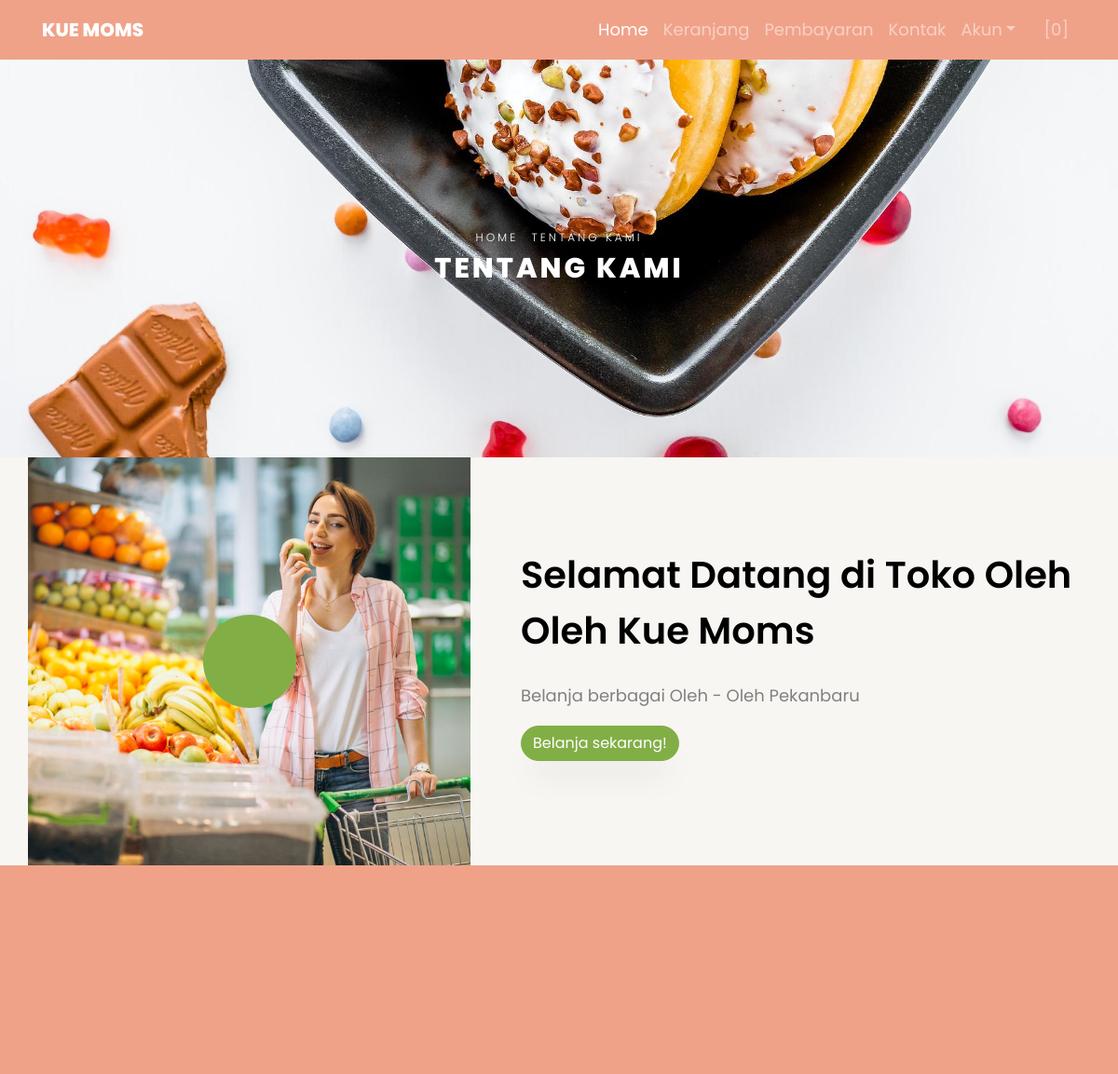
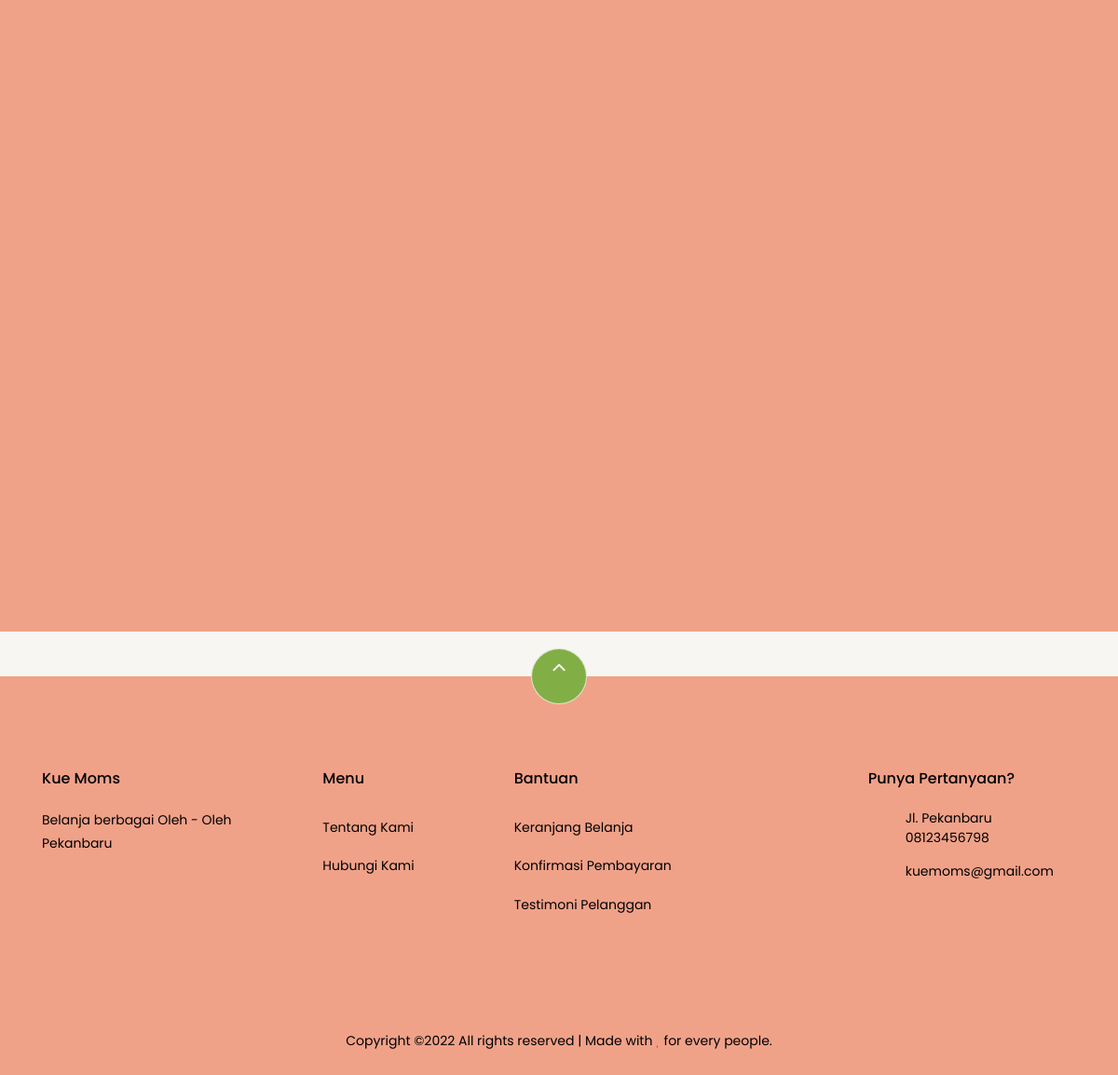
Page /index.php/pages/about on the committed database (2 pictures, top to bottom).
### tables this page shows
CREATE TABLE `settings` (
  `id` int(10) NOT NULL,
  `key` varchar(32) NOT NULL,
  `content` text NOT NULL
);

### application/helpers/themes_helper.php (called while the page is built, shortened)
<?php
if ( ! function_exists('get_theme_name'))
{
    function get_theme_name() {
        $current_theme = get_settings('current_theme_name');
        return ($current_theme) ? $current_theme : false;
    }
}
if ( ! function_exists('get_template_part'))
{
    function get_template_part($file_name = null, $params = array()) {
        if ($file_name !== '') {
            $current_theme = get_theme_name();
            if ( file_exists($file_location = VIEWPATH .'themes/'. $current_theme .'/'. $file_name .'.php')) {
                $CI =& get_instance();
                $CI->load->view('themes/'. $current_theme .'/'. $file_name, $params);
            }
            else {
                echo '<div>Kesalahan: berkas tema <b>'. $file_name .'.php</b> tidak ditemukan.<br>Lokasi berkas: <b>'. $file_location .'</b></div>';
            }
        }
    }
}
if ( ! function_exists('get_header'))
{
    function get_header($params = null, $section = '', $current_section = '') {
        $load_params = array();
        if ( is_null($params)) {
            $load_params['title'] = get_settings('site_name');
        }
        else if ( is_string($params)) {
            $load_params['title'] = $params;
        }
        $load_params['sidebar_section'] = $section;
        $load_params['current_section'] = $current_section;
        get_template_part('header', $load_params);
    }
}
if ( ! function_exists('get_footer'))
{
    function get_footer($params = array()) {
        get_template_part('footer', $params);
    }
}
if ( ! function_exists('get_theme_uri'))
{
    function get_theme_uri($file_name = null, $theme_name = NULL)
    {
        $theme_name = ($theme_name == NULL) ? get_theme_name() : $theme_name;
        return is_null($file_name) ? base_url('assets/themes/'. $theme_name .'/') : base_url('assets/themes/'. $theme_name .'/'. $file_name) ;
    }
}

### application/controllers/Pages.php (called while the page is built, shortened)
<?php
class Pages extends CI_Controller {
    public function about()
    {
        $params['reviews'] = $this->review->get_all_reviews();
        get_header(get_store_name());
        get_template_part('pages/about', $params);
        get_footer();
    }
}

### index.php (called while the page is built, shortened)
<?php
require_once BASEPATH . 'core/CodeIgniter.php';

### application/helpers/global_helper.php (called while the page is built, shortened)
<?php
if (!function_exists('get_settings')) {
    function get_settings($key = '')
    {
        $CI = &get_instance();
        $row = $CI->db
            ->select('content')
            ->where('key', $key)
            ->get('settings')
            ->row();
        return $row->content;
    }
}
if (!function_exists('get_store_name')) {
    function get_store_name()
    {
        return get_settings('store_name');
    }
}

### application/helpers/session_helper.php (called while the page is built, shortened)
<?php
if (!function_exists('init')) {
    function init()
    {
        $CI = &get_instance();
        return $CI;
    }
}
if (!function_exists('session_data')) {
    function session_data()
    {
        $CI = init();
        $read_session_in_cookie = get_cookie('__ACTIVE_SESSION_DATA');
        $read_session_in_session = $CI->session->userdata('__ACTIVE_SESSION_DATA');
        if ($read_session_in_cookie) {
            $read_data = $CI->encryption->decrypt($read_session_in_cookie);
            $read_data = json_decode($read_data);
            return $read_data;
        } else if ($read_session_in_session) {
            $read_data = $CI->encryption->decrypt($read_session_in_session);
            $read_data = json_decode($read_data);
            return $read_data;
        } else {
            $default_session = new stdClass();
            $default_session->is_login = FALSE;
            $default_session->user_id = 0;
            $default_session->login_at = 0;
            $default_session->remember_me = FALSE;
            return $default_session;
        }
    }
}

### application/views/themes/vegefoods/pages/about.php (the view, shortened to what this page needs)
<div class="hero-wrap hero-bread" style="background-image: url('<?php echo get_theme_uri('images/bg_1.jpg'); ?>');">
  <div class="container">
    <div class="row no-gutters slider-text align-items-center justify-content-center">
      <div class="col-md-9 ftco-animate text-center">
        <p class="breadcrumbs"><span class="mr-2"><?php echo anchor(base_url(), 'Home'); ?></span> <span>Tentang Kami</span></p>
        <h1 class="mb-0 bread">Tentang Kami</h1>
      </div>
    </div>
  </div>
</div>
<section class="ftco-section ftco-no-pb ftco-no-pt bg-light">
  <div class="container">
    <div class="row">
      <div class="col-md-5 p-md-5 img img-2 d-flex justify-content-center align-items-center" style="background-image: url(<?php echo get_theme_uri('images/about.jpg'); ?>);">
        <a href="https://vimeo.com/45830194" class="icon popup-vimeo d-flex justify-content-center align-items-center">
          <span class="icon-play"></span>
        </a>
      </div>
      <div class="col-md-7 py-5 wrap-about pb-md-5 ftco-animate">
        <div class="heading-section-bold mb-4 mt-md-5">
          <div class="ml-md-0">
            <h2 class="mb-4">Selamat Datang di Toko Oleh Oleh <?php echo get_store_name(); ?></h2>
          </div>
        </div>
        <div class="pb-md-5">
          <p><?php echo get_settings('store_description'); ?></p>
          <p><a href="<?php echo site_url('browse'); ?>" class="btn btn-primary">Belanja sekarang!</a></p>
        </div>
      </div>
    </div>
  </div>
</section>
<section class="ftco-section testimony-section">
  <div class="container">
    <div class="row justify-content-center mb-5 pb-3">
    </div>
  </div>
</section>
<section class="ftco-section">
  <div class="container">
    <div class="row no-gutters ftco-services">
    </div>
  </div>
</section>

### application/views/themes/vegefoods/header.php (shortened to what this page needs)
?><!DOCTYPE html>
<html lang="en">
  <head>
    <link rel="stylesheet" href="<?php echo get_theme_uri('css/open-iconic-bootstrap.min.css'); ?>">
    <link rel="stylesheet" href="<?php echo get_theme_uri('css/animate.css'); ?>">
    <link rel="stylesheet" href="<?php echo get_theme_uri('css/owl.carousel.min.css'); ?>">
    <link rel="stylesheet" href="<?php echo get_theme_uri('css/owl.theme.default.min.css'); ?>">
    <link rel="stylesheet" href="<?php echo get_theme_uri('css/magnific-popup.css'); ?>">
    <link rel="stylesheet" href="<?php echo get_theme_uri('css/aos.css'); ?>">
	<link rel="stylesheet" href="<?php echo get_theme_uri('css/ionicons.min.css'); ?>">
	<link rel="stylesheet" href="<?php echo get_theme_uri('js/plugins/@fortawesome/fontawesome-free/css/all.min.css', 'argon'); ?>">
    <link rel="stylesheet" href="<?php echo get_theme_uri('css/bootstrap-datepicker.css'); ?>">
    <link rel="stylesheet" href="<?php echo get_theme_uri('css/jquery.timepicker.css'); ?>">
    <link rel="stylesheet" href="<?php echo get_theme_uri('css/flaticon.css'); ?>">
    <link rel="stylesheet" href="<?php echo get_theme_uri('css/icomoon.css'); ?>">
	<link rel="stylesheet" href="<?php echo get_theme_uri('css/style2.css'); ?>">
	<link rel="stylesheet" href="<?php echo base_url('assets/plugins/toastr/toastr.min.css'); ?>">
  </head>
  <body class="goto-here">
	<div class="navbar-inverse">
    <nav class="navbar navbar-expand-lg navbar-dark " id="navbar-expand-lg">
	    <div class="container">
	      <a class="navbar-brand" href="<?php echo base_url(); ?>"><?php echo get_store_name(); ?></a>
	      <div class="collapse navbar-collapse" id="ftco-nav">
	        <ul class="navbar-nav ml-auto">
	          <li class="nav-item active"><a href="<?php echo base_url(); ?>" class="nav-link">Home</a></li>
            <li class="nav-item"><a href="<?php echo site_url('shop/cart'); ?>" class="nav-link">Keranjang</a></li>
            <li class="nav-item"><a href="<?php echo site_url('customer/payments/confirm'); ?>" class="nav-link">Pembayaran</a></li>
              <li class="nav-item"><a href="<?php echo site_url('pages/contact'); ?>" class="nav-link">Kontak</a></li>
              <li class="nav-item dropdown">
              <a class="nav-link dropdown-toggle" href="#" id="dropdown05" data-toggle="dropdown" aria-haspopup="true" aria-expanded="false">Akun</a>
            </li>
	          <li class="nav-item cta cta-colored"><a href="<?php echo site_url('shop/cart'); ?>" class="nav-link"><span class="icon-shopping_cart"></span>[<span class="cart-item-total">0</span>]</a></li>
	        </ul>
	      </div>
	    </div>
	  </nav>

### application/views/themes/vegefoods/footer.php (shortened to what this page needs)
<section class="ftco-section ftco-no-pt ftco-no-pb py-5 bg-light">
    <div class="container py-4">
    </div>
  </section>
  <footer class="ftco-footer ftco-section">
    <div class="container">
        <div class="row">
            <div class="mouse">
                      <a href="#" class="mouse-icon">
                          <div class="mouse-wheel"><span class="ion-ios-arrow-up"></span></div>
                      </a>
                  </div>
        </div>
      <div class="row mb-5">
        <div class="col-md">
          <div class="ftco-footer-widget mb-4">
            <h2 class="ftco-heading-2"><?php echo get_store_name(); ?></h2>
            <p><?php echo get_settings('store_description'); ?></p>
            <ul class="ftco-footer-social list-unstyled float-md-left float-lft mt-5">
            </ul>
          </div>
        </div>
        <div class="col-md">
          <div class="ftco-footer-widget mb-4 ml-md-5">
            <h2 class="ftco-heading-2">Menu</h2>
            <ul class="list-unstyled">
              <li><a href="<?php echo site_url('pages/about'); ?>" class="py-2 d-block">Tentang Kami</a></li>
              <li><a href="<?php echo site_url('pages/contact'); ?>" class="py-2 d-block">Hubungi Kami</a></li>
            </ul>
          </div>
        </div>
        <div class="col-md-4">
           <div class="ftco-footer-widget mb-4">
            <h2 class="ftco-heading-2">Bantuan</h2>
            <div class="d-flex">
                <ul class="list-unstyled mr-l-5 pr-l-3 mr-4">
                  <li><a href="<?php echo site_url('shop/cart'); ?>" class="py-2 d-block">Keranjang Belanja</a></li>
                  <li><a href="<?php echo site_url('customer/payments/confirm'); ?>" class="py-2 d-block">Konfirmasi Pembayaran</a></li>
                  <li><a href="<?php echo site_url('shop/testimonial'); ?>" class="py-2 d-block">Testimoni Pelanggan</a></li>
                </ul>
              </div>
          </div>
        </div>
        <div class="col-md">
          <div class="ftco-footer-widget mb-4">
              <h2 class="ftco-heading-2">Punya Pertanyaan?</h2>
              <div class="block-23 mb-3">
                <ul>
                  <li><span class="icon icon-map-marker"></span><span class="text"><?php echo get_settings('store_address'); ?></span></li>
                  <li><a href="#"><span class="icon icon-phone"></span><span class="text"><?php echo get_settings('store_phone_number'); ?></span></a></li>
                  <li><a href="#"><span class="icon icon-envelope"></span><span class="text"><?php echo get_settings('store_email'); ?></span></a></li>
                </ul>
              </div>
          </div>
        </div>
      </div>
      <div class="row">
        <div class="col-md-12 text-center">
          <p>
                        Copyright &copy;<script>document.write(new Date().getFullYear());</script> All rights reserved | Made with <i class="icon-heart text-danger" aria-hidden="true"></i> for every people.
                      </p>
        </div>
      </div>
    </div>
  </footer>
</body>
</html>

### assets/themes/vegefoods/css/icomoon.css (style rules this page uses)
[class^="icon-"], [class*=" icon-"] { font-family: 'icomoon' !important; speak: none; font-style: normal; font-weight: normal; font-variant: normal; text-transform: none; line-height: 1; -webkit-font-smoothing: antialiased; -moz-osx-font-smoothing: grayscale; }
.icon-heart:before { content: "\f004"; }
.icon-map-marker:before { content: "\f041"; }
.icon-play:before { content: "\f04b"; }
.icon-phone:before { content: "\f095"; }
.icon-envelope:before { content: "\f0e0"; }
.icon-shopping_cart:before { content: "\e8cc"; }

### application/views/themes/vegefoods/header.php (style rules this page uses)
.navbar-inverse { background-color: #f0a289; font-size:18px; }

### rows in the picture
settings: content "KUE MOMS", content "Kue Moms"
settings: content (picture)
settings: content "Belanja berbagai Oleh - Oleh Pekanbaru"
settings: content "Jl. Pekanbaru"
settings: content "08123456798"
settings: content "kuemoms@gmail.com"

### other values in the picture
anchor(base_url(), 'Home') "HOME"
